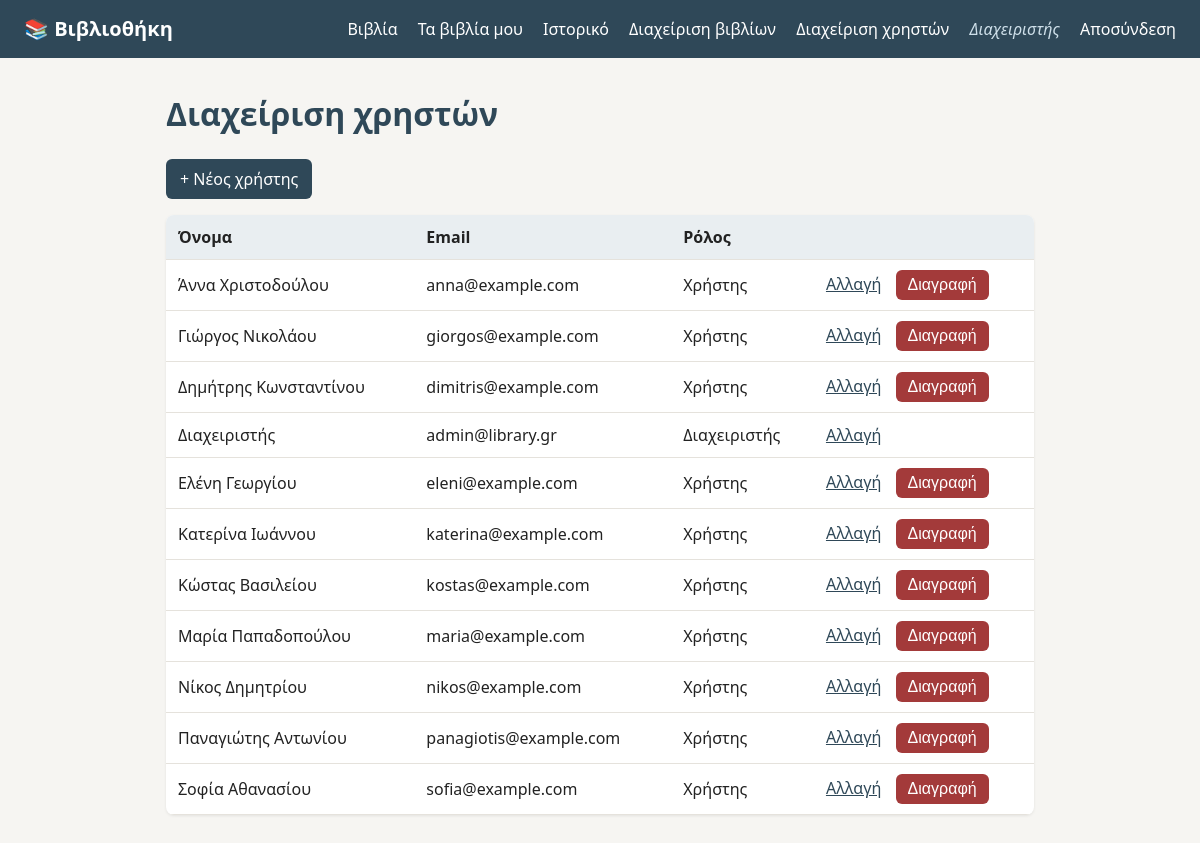
Page /admin/users (signed in) on the committed database.
### tables this page shows
CREATE TABLE users (
    id            INTEGER PRIMARY KEY AUTOINCREMENT,
    name          TEXT NOT NULL,
    email         TEXT NOT NULL UNIQUE,
    password_hash TEXT NOT NULL,
    role          TEXT NOT NULL DEFAULT 'user'
                  CHECK (role IN ('admin', 'user'))
);

### controllers/admin_controller.py (the view)
@admin.route("/users")
@admin_required
def users():
    all_users = current_app.user_service.list_all()
    return render_template("admin/users.html", users=all_users)

### controllers/auth_controller.py (called while the page is built)
@auth.before_app_request
def load_current_user():
    g.user = None
    user_id = session.get("user_id")
    if user_id is not None:
        try:
            g.user = current_app.user_service.get(user_id)
        except ServiceError:
            session.clear()

### dao/user_dao.py (called while the page is built)
    def get_by_id(self, user_id):
        conn = get_connection(self.db_path)
        row = conn.execute(
            "SELECT * FROM users WHERE id = ?", (user_id,)
        ).fetchone()
        conn.close()
        if row is None:
            return None
        return self._row_to_user(row)

    def get_all(self):
        conn = get_connection(self.db_path)
        rows = conn.execute("SELECT * FROM users ORDER BY name").fetchall()
        conn.close()
        return [self._row_to_user(row) for row in rows]

    def _row_to_user(self, row):
        return User(
            id=row["id"],
            name=row["name"],
            email=row["email"],
            password_hash=row["password_hash"],
            role=row["role"],
        )

### database.py (called while the page is built)
def get_connection(db_path=DB_PATH):
    conn = sqlite3.connect(db_path)
    conn.row_factory = sqlite3.Row
    conn.execute("PRAGMA foreign_keys = ON")
    return conn

### models/user.py (called while the page is built)
    def is_admin(self):
        return self.role == User.ROLE_ADMIN

### services/user_service.py (called while the page is built)
    def list_all(self):
        return self.user_dao.get_all()

    def get(self, user_id):
        user = self.user_dao.get_by_id(user_id)
        if user is None:
            raise ServiceError("Ο χρήστης δεν βρέθηκε.")
        return user

### templates/admin/users.html (shortened to what this page needs)
{% extends "base.html" %}
{% block content %}
    <h1>Διαχείριση χρηστών</h1>
    <p><a class="button-link" href="{{ url_for('admin.new_user') }}">+ Νέος χρήστης</a></p>
    <table>
        <thead>
            <tr>
                <th>Όνομα</th>
                <th>Email</th>
                <th>Ρόλος</th>
                <th></th>
            </tr>
        </thead>
        <tbody>
            {% for user in users %}
                <tr>
                    <td>{{ user.name }}</td>
                    <td>{{ user.email }}</td>
                    <td>{{ "Διαχειριστής" if user.is_admin() else "Χρήστης" }}</td>
                    <td class="actions">
                        <a href="{{ url_for('admin.edit_user', user_id=user.id) }}">Αλλαγή</a>
                        {% if user.id != g.user.id %}
                            <form method="post"
                                  action="{{ url_for('admin.delete_user', user_id=user.id) }}">
                                <button type="submit" class="danger">Διαγραφή</button>
                            </form>
                        {% endif %}
                    </td>
                </tr>
            {% endfor %}
        </tbody>
    </table>
{% endblock %}

### templates/base.html (shortened to what this page needs)
<!doctype html>
<html lang="el">
<head>
    <link rel="stylesheet" href="{{ url_for('static', filename='style.css') }}">
</head>
<body>
    <header>
        <a class="logo" href="{{ url_for('home') }}">📚 Βιβλιοθήκη</a>
        <nav>
            {% if g.user %}
                <a href="{{ url_for('user.books') }}">Βιβλία</a>
                <a href="{{ url_for('user.my_loans') }}">Τα βιβλία μου</a>
                <a href="{{ url_for('user.history') }}">Ιστορικό</a>
                {% if g.user.is_admin() %}
                    <a href="{{ url_for('admin.books') }}">Διαχείριση βιβλίων</a>
                    <a href="{{ url_for('admin.users') }}">Διαχείριση χρηστών</a>
                {% endif %}
                <span class="user-name">{{ g.user.name }}</span>
                <a href="{{ url_for('auth.logout') }}">Αποσύνδεση</a>
            {% else %}
                <a href="{{ url_for('auth.login') }}">Σύνδεση</a>
                <a href="{{ url_for('auth.register') }}">Εγγραφή</a>
            {% endif %}
        </nav>
    </header>
    <main>
        {% block content %}{% endblock %}
    </main>
</body>
</html>

### static/style.css (style rules this page uses)
:root { --primary: #2f4858; --primary-light: #3e5f74; --background: #f6f5f2; --card: #ffffff; --text: #222222; --muted: #6b6b6b; --border: #e5e2dc; --success-bg: #dff3e4; --success-text: #1d5e2f; --error-bg: #fbe3e3; --error-text: #8a1c1c; --danger: #a33a3a; --danger-light: #c04848; }
* { box-sizing: border-box; }
body { font-family: system-ui, sans-serif; margin: 0; background: var(--background); color: var(--text); line-height: 1.5; }
main { max-width: 900px; margin: 32px auto; padding: 0 16px; }
h1 { margin-top: 0; color: var(--primary); }
a { color: var(--primary); }
header { display: flex; flex-wrap: wrap; justify-content: space-between; align-items: center; gap: 8px; padding: 14px 24px; background: var(--primary); }
header a { color: white; text-decoration: none; margin-left: 16px; }
header .logo { font-weight: bold; font-size: 1.25em; margin-left: 0; }
header .user-name { color: #cfe0ea; margin-left: 16px; font-style: italic; }
form { display: flex; flex-direction: column; gap: 6px; max-width: 380px; }
button { margin-top: 16px; padding: 10px; border: none; border-radius: 6px; background: var(--primary); color: white; font-size: 1em; cursor: pointer; }
button.danger { background: var(--danger); }
.button-link { display: inline-block; padding: 8px 14px; border-radius: 6px; background: var(--primary); color: white; text-decoration: none; }
table { width: 100%; border-collapse: collapse; background: var(--card); border-radius: 8px; overflow: hidden; box-shadow: 0 1px 3px rgba(0, 0, 0, 0.08); }
th, td { text-align: left; padding: 10px 12px; border-bottom: 1px solid var(--border); }
th { background: #e9eef1; }
td form { display: inline; }
td button { margin-top: 0; padding: 6px 12px; }
td.actions { white-space: nowrap; }
td.actions a { margin-right: 10px; }

### rows in the picture
users: user.name "Διαχειριστής", name "Διαχειριστής", email "admin@library.gr"
users: name "Άννα Χριστοδούλου", email "anna@example.com", value "Χρήστης"
users: name "Γιώργος Νικολάου", email "giorgos@example.com", value "Χρήστης"
users: name "Δημήτρης Κωνσταντίνου", email "dimitris@example.com", value "Χρήστης"
users: name "Ελένη Γεωργίου", email "eleni@example.com", value "Χρήστης"
users: name "Κατερίνα Ιωάννου", email "katerina@example.com", value "Χρήστης"
users: name "Κώστας Βασιλείου", email "kostas@example.com", value "Χρήστης"
users: name "Μαρία Παπαδοπούλου", email "maria@example.com", value "Χρήστης"
users: name "Νίκος Δημητρίου", email "nikos@example.com", value "Χρήστης"
users: name "Παναγιώτης Αντωνίου", email "panagiotis@example.com", value "Χρήστης"
users: name "Σοφία Αθανασίου", email "sofia@example.com", value "Χρήστης"
